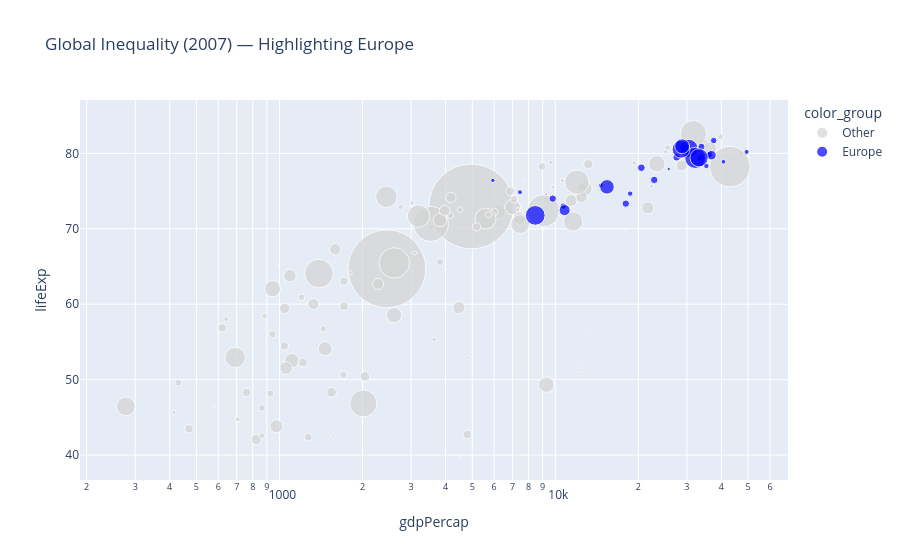

Notebook code cell kept with this figure:
### Markdown cell above
## Task 2 — Bubble chart: tell a story

**What to build:** A bubble chart (full 2007 dataset, all countries) where:
- x = GDP per capita (log scale)
- y = life expectancy
- size = population
- colour = ONE continent highlighted (your choice), all others grey
- At least one annotation explaining the highlighted group's story

> This is the grey-and-highlight technique applied to a bubble chart.

### Code cell
# Task 2
# YOUR CODE HERE
# Task 2

# Filter for 2007
df_2007 = df[df['year'] == 2007]

# Choose continent to highlight
highlight_continent = "Europe"

# Create a color column (highlight vs others)
df_2007["color_group"] = df_2007["continent"].apply(
    lambda x: highlight_continent if x == highlight_continent else "Other"
)

# Define colors (minimal, accessible)
color_map = {
    highlight_continent: "blue",
    "Other": "lightgrey"
}

# Create bubble chart
fig2 = px.scatter(
    df_2007,
    x="gdpPercap",
    y="lifeExp",
    size="pop",
    color="color_group",
    color_discrete_map=color_map,
    hover_name="country",
    log_x=True,
    title=f"Global Inequality (2007) — Highlighting {highlight_continent}",
    size_max=60
)

# Add annotation (story insight)
fig2.add_annotation(
    text=f"{highlight_continent} clusters at higher income & life expectancy",
    x=30000,
    y=80,
    showarrow=True
)

fig2.show()

### Figure 1 — Plotly figure (JSON) as saved in the notebook; plotly's stock layout.template omitted (floating-point values rounded to 4 significant figures)
{"data": [{"hovertemplate": "<b>%{hovertext}</b><br><br>color_group=Other<br>gdpPercap=%{x}<br>lifeExp=%{y}<br>pop=%{marker.size}<extra></extra>", "hovertext": ["Afghanistan", "Algeria", "Angola", "Argentina", "Australia", "Bahrain", "Bangladesh", "Benin", "Bolivia", "Botswana", "Brazil", "Burkina Faso", "Burundi", "Cambodia", "Cameroon", "Canada", "Central African Republic", "Chad", "Chile", "China", "Colombia", "Comoros", "Congo, Dem. Rep.", "Congo, Rep.", "Costa Rica", "Cote d'Ivoire", "Cuba", "Djibouti", "Dominican Republic", "Ecuador", "Egypt", "El Salvador", "Equatorial Guinea", "Eritrea", "Ethiopia", "Gabon", "Gambia", "Ghana", "Guatemala", "Guinea", "Guinea-Bissau", "Haiti", "Honduras", "Hong Kong, China", "India", "Indonesia", "Iran", "Iraq", "Israel", "Jamaica", "Japan", "Jordan", "Kenya", "Korea, Dem. Rep.", "Korea, Rep.", "Kuwait", "Lebanon", "Lesotho", "Liberia", "Libya", "Madagascar", "Malawi", "Malaysia", "Mali", "Mauritania", "Mauritius", "Mexico", "Mongolia", "Morocco", "Mozambique", "Myanmar", "Namibia", "Nepal", "New Zealand", "Nicaragua", "Niger", "Nigeria", "Oman", "Pakistan", "Panama", "Paraguay", "Peru", "Philippines", "Puerto Rico", "Reunion", "Rwanda", "Sao Tome and Principe", "Saudi Arabia", "Senegal", "Sierra Leone", "Singapore", "Somalia", "South Africa", "Sri Lanka", "Sudan", "Swaziland", "Syria", "Taiwan", "Tanzania", "Thailand", "Togo", "Trinidad and Tobago", "Tunisia", "Uganda", "United States", "Uruguay", "Venezuela", "Vietnam", "West Bank and Gaza", "Yemen, Rep.", "Zambia", "Zimbabwe"], "legendgroup": "Other", "marker": {"color": "lightgrey", "size": [31889923, 33333216, 12420476, 40301927, 20434176, 708573, 150448339, 8078314, 9119152, 1639131, 190010647, 14326203, 8390505, 14131858, 17696293, 33390141, 4369038, 10238807, 16284741, 1318683096, 44227550, 710960, 64606759, 3800610, 4133884, 18013409, 11416987, 496374, 9319622, 13755680, 80264543, 6939688, 551201, 4906585, 76511887, 1454867, 1688359, 22873338, 12572928, 9947814, 1472041, 8502814, 7483763, 6980412, 1110396331, 223547000, 69453570, 27499638, 6426679, 2780132, 127467972, 6053193, 35610177, 23301725, 49044790, 2505559, 3921278, 2012649, 3193942, 6036914, 19167654, 13327079, 24821286, 12031795, 3270065, 1250882, 108700891, 2874127, 33757175, 19951656, 47761980, 2055080, 28901790, 4115771, 5675356, 12894865, 135031164, 3204897, 169270617, 3242173, 6667147, 28674757, 91077287, 3942491, 798094, 8860588, 199579, 27601038, 12267493, 6144562, 4553009, 9118773, 43997828, 20378239, 42292929, 1133066, 19314747, 23174294, 38139640, 65068149, 5701579, 1056608, 10276158, 29170398, 301139947, 3447496, 26084662, 85262356, 4018332, 22211743, 11746035, 12311143], "sizemode": "area", "sizeref": 366300.0, "symbol": "circle"}, "mode": "markers", "name": "Other", "orientation": "v", "showlegend": true, "type": "scatter", "x": [974.6, 6223.0, 4797.0, 12780.0, 34440.0, 29800.0, 1391.0, 1441.0, 3822.0, 12570.0, 9066.0, 1217.0, 430.1, 1714.0, 2042.0, 36320.0, 706.0, 1704.0, 13170.0, 4959.0, 7007.0, 986.1, 277.6, 3633.0, 9645.0, 1545.0, 8948.0, 2082.0, 6025.0, 6873.0, 5581.0, 5728.0, 12150.0, 641.4, 690.8, 13210.0, 752.7, 1328.0, 5186.0, 942.7, 579.2, 1202.0, 3548.0, 39720.0, 2452.0, 3541.0, 11610.0, 4471.0, 25520.0, 7321.0, 31660.0, 4519.0, 1463.0, 1593.0, 23350.0, 47310.0, 10460.0, 1569.0, 414.5, 12060.0, 1045.0, 759.3, 12450.0, 1043.0, 1803.0, 10960.0, 11980.0, 3096.0, 3820.0, 823.7, 944.0, 4811.0, 1091.0, 25190.0, 2749.0, 619.7, 2014.0, 22320.0, 2606.0, 9809.0, 4173.0, 7409.0, 3190.0, 19330.0, 7670.0, 863.1, 1598.0, 21650.0, 1712.0, 862.5, 47140.0, 926.1, 9270.0, 3970.0, 2602.0, 4513.0, 4185.0, 28720.0, 1107.0, 7458.0, 883.0, 18010.0, 7093.0, 1056.0, 42950.0, 10610.0, 11420.0, 2442.0, 3025.0, 2281.0, 1271.0, 469.7], "xaxis": "x", "y": [43.83, 72.3, 42.73, 75.32, 81.23, 75.64, 64.06, 56.73, 65.55, 50.73, 72.39, 52.3, 49.58, 59.72, 50.43, 80.65, 44.74, 50.65, 78.55, 72.96, 72.89, 65.15, 46.46, 55.32, 78.78, 48.33, 78.27, 54.79, 72.23, 74.99, 71.34, 71.88, 51.58, 58.04, 52.95, 56.73, 59.45, 60.02, 70.26, 56.01, 46.39, 60.92, 70.2, 82.21, 64.7, 70.65, 70.96, 59.55, 80.75, 72.57, 82.6, 72.53, 54.11, 67.3, 78.62, 77.59, 71.99, 42.59, 45.68, 73.95, 59.44, 48.3, 74.24, 54.47, 64.16, 72.8, 76.19, 66.8, 71.16, 42.08, 62.07, 52.91, 63.78, 80.2, 72.9, 56.87, 46.86, 75.64, 65.48, 75.54, 71.75, 71.42, 71.69, 78.75, 76.44, 46.24, 65.53, 72.78, 63.06, 42.57, 79.97, 48.16, 49.34, 72.4, 58.56, 39.61, 74.14, 78.4, 52.52, 70.62, 58.42, 69.82, 73.92, 51.54, 78.24, 76.38, 73.75, 74.25, 73.42, 62.7, 42.38, 43.49], "yaxis": "y"}, {"hovertemplate": "<b>%{hovertext}</b><br><br>color_group=Europe<br>gdpPercap=%{x}<br>lifeExp=%{y}<br>pop=%{marker.size}<extra></extra>", "hovertext": ["Albania", "Austria", "Belgium", "Bosnia and Herzegovina", "Bulgaria", "Croatia", "Czech Republic", "Denmark", "Finland", "France", "Germany", "Greece", "Hungary", "Iceland", "Ireland", "Italy", "Montenegro", "Netherlands", "Norway", "Poland", "Portugal", "Romania", "Serbia", "Slovak Republic", "Slovenia", "Spain", "Sweden", "Switzerland", "Turkey", "United Kingdom"], "legendgroup": "Europe", "marker": {"color": "blue", "size": [3600523, 8199783, 10392226, 4552198, 7322858, 4493312, 10228744, 5468120, 5238460, 61083916, 82400996, 10706290, 9956108, 301931, 4109086, 58147733, 684736, 16570613, 4627926, 38518241, 10642836, 22276056, 10150265, 5447502, 2009245, 40448191, 9031088, 7554661, 71158647, 60776238], "sizemode": "area", "sizeref": 366300.0, "symbol": "circle"}, "mode": "markers", "name": "Europe", "orientation": "v", "showlegend": true, "type": "scatter", "x": [5937.0, 36130.0, 33690.0, 7446.0, 10680.0, 14620.0, 22830.0, 35280.0, 33210.0, 30470.0, 32170.0, 27540.0, 18010.0, 36180.0, 40680.0, 28570.0, 9254.0, 36800.0, 49360.0, 15390.0, 20510.0, 10810.0, 9787.0, 18680.0, 25770.0, 28820.0, 33860.0, 37510.0, 8458.0, 33200.0], "xaxis": "x", "y": [76.42, 79.83, 79.44, 74.85, 73.0, 75.75, 76.49, 78.33, 79.31, 80.66, 79.41, 79.48, 73.34, 81.76, 78.89, 80.55, 74.54, 79.76, 80.2, 75.56, 78.1, 72.48, 74.0, 74.66, 77.93, 80.94, 80.88, 81.7, 71.78, 79.42], "yaxis": "y"}], "layout": {"annotations": [{"showarrow": true, "text": "Europe clusters at higher income & life expectancy", "x": 30000, "y": 80}], "legend": {"itemsizing": "constant", "title": {"text": "color_group"}, "tracegroupgap": 0}, "title": {"text": "Global Inequality (2007) — Highlighting Europe"}, "xaxis": {"anchor": "y", "domain": [0, 1], "title": {"text": "gdpPercap"}, "type": "log"}, "yaxis": {"anchor": "x", "domain": [0, 1], "title": {"text": "lifeExp"}}}}
